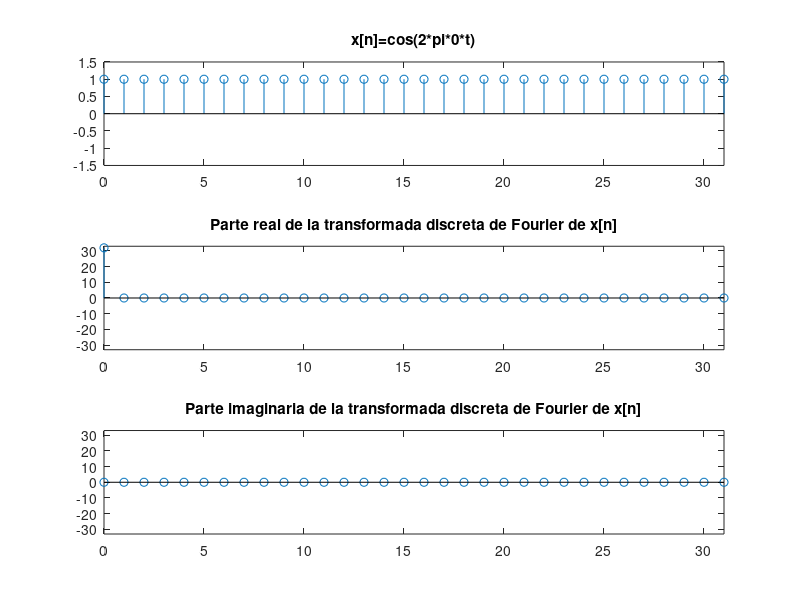
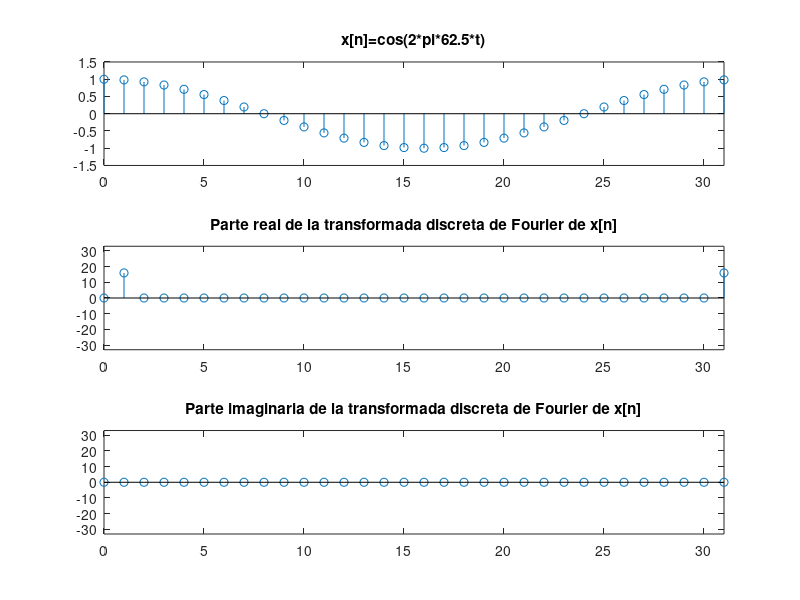
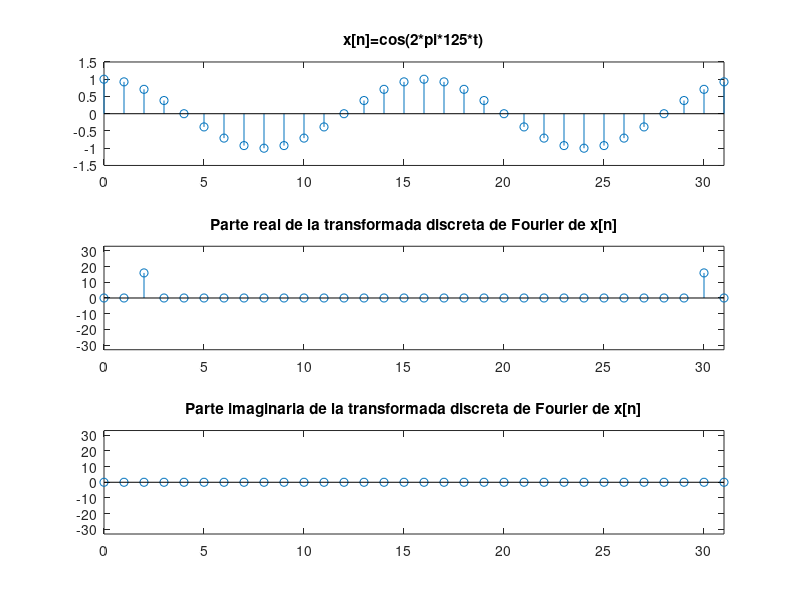
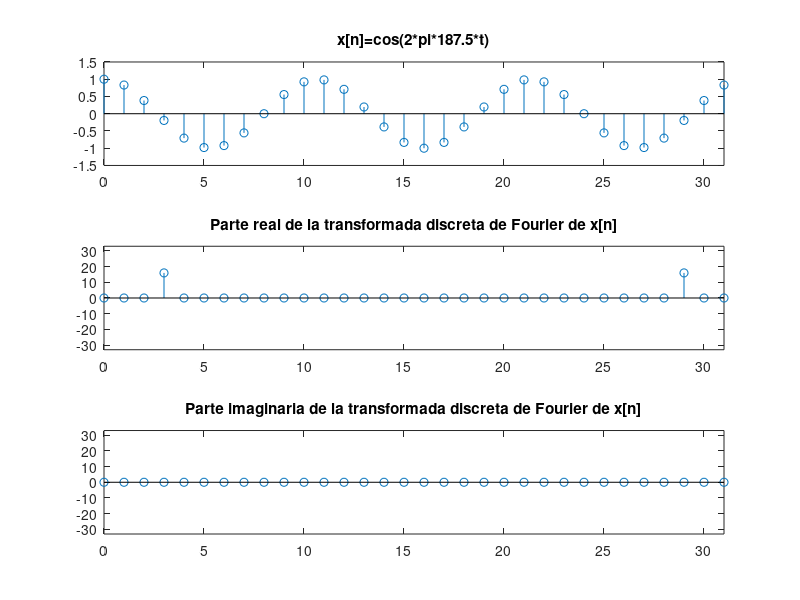

Write the MATLAB code that produced these figures, in order.
pkg load control
pkg load signal
k=0:31;
Tm=1/2000;
n=0:31;
for m=0:32 #obtener la fft para 33 senales coseno de diferente frecuencia
  x=cos(2*pi*m*62.5*n*Tm); #n*Tm es el tiempo m*62.5 es a frecuencia
  X=fft(x);
  subplot(3,1,1); #senal muestreada
    stem(k,x);
    titulo=sprintf("x[n]=cos(2*pi*%d*t)",62.5*m);
    title(titulo);
    axis([0,31,-1.5,1.5]);
  subplot(3,1,2); #parte real de la senal muestreada
    stem(k,real(X));
    title("Parte real de la transformada discreta de Fourier de x[n]");
    axis([0,31,-33,33]);
  subplot(3,1,3); #Parte imaginaria de la senal muestreada
    stem(k,imag(X));
    title("Parte imaginaria de la transformada discreta de Fourier de x[n]");
    axis([0,31,-33,33]);
  nombre=sprintf("Figura2d.jpg",m)
  print(nombre)
  endfor
